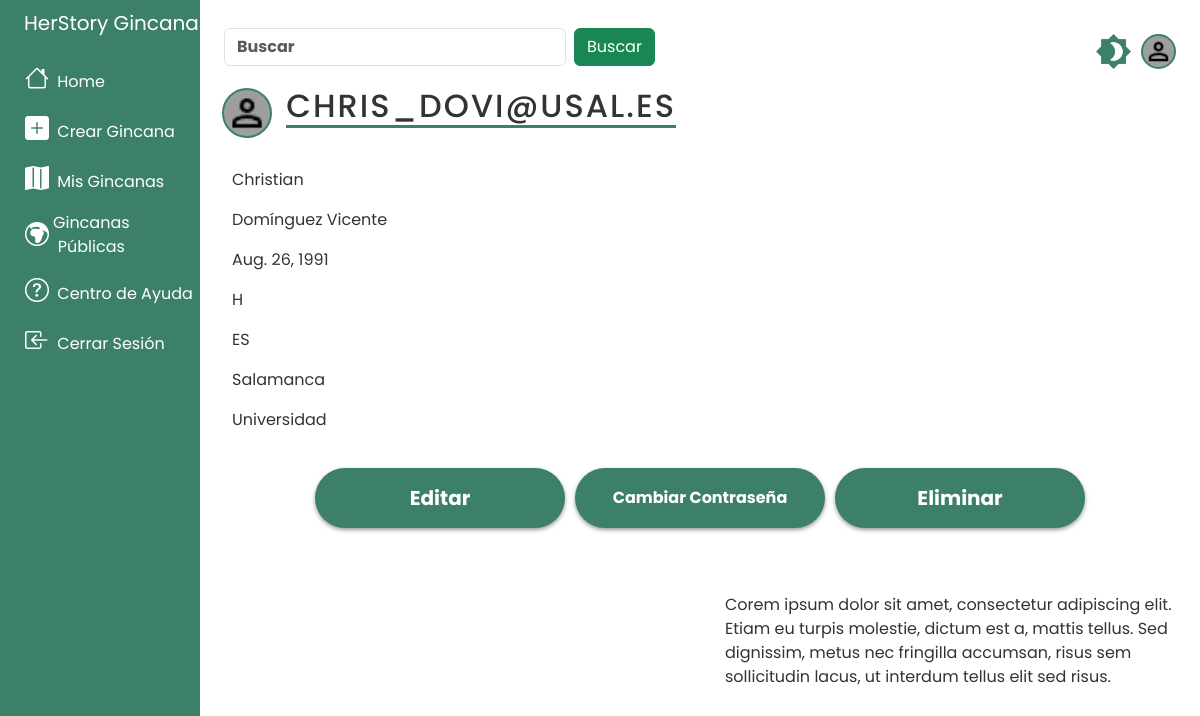
Before: /profesor/chris_dovi@usal.es/ (signed in) with the older database file.
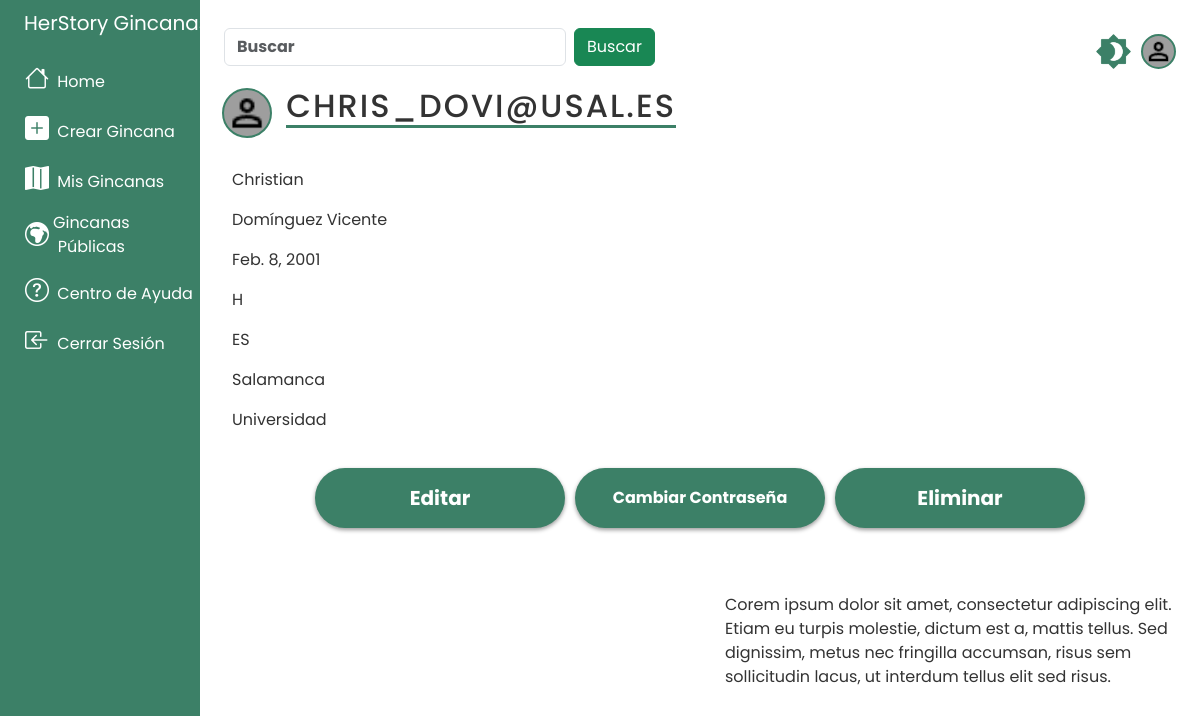
After: the same page with the newer database file.
### tasks/models.py (models this page shows, shortened)
class Profesor(AbstractBaseUser):
    GENDER_CHOICES = (
        ('H', 'Hombre'),
        ('M', 'Mujer'),
        ('O', 'Otro')
    )
    COUNTRY_CHOICES = (
        ("AF", "Afghanistan"),
        ("AX", "Åland Islands"),
        ("AL", "Albania"),
        ("DZ", "Algeria"),
        ("AS", "American Samoa"),
        ("AD", "Andorra"),
        ("AO", "Angola"),
        ("AI", "Anguilla"),
        ("AQ", "Antarctica"),
        ("AG", "Antigua and Barbuda"),
        ("AR", "Argentina"),
        ("AM", "Armenia"),
        ("AW", "Aruba"),
        ("AU", "Australia"),
        ("AT", "Austria"),
        ("AZ", "Azerbaijan"),
        ("BS", "Bahamas"),
        ("BH", "Bahrain"),
        ("BD", "Bangladesh"),
        ("BB", "Barbados"),
        ("BY", "Belarus"),
        ("BE", "Belgium"),
        ("BZ", "Belize"),
        ("BJ", "Benin"),
        ("BM", "Bermuda"),
        ("BT", "Bhutan"),
        ("BO", "Bolivia (Plurinational State of)"),
        ("BQ", "Bonaire, Sint Eustatius and Saba"),
        ("BA", "Bosnia and Herzegovina"),
        ("BW", "Botswana"),
        ("BV", "Bouvet Island"),
        ("BR", "Brazil"),
        ("IO", "British Indian Ocean Territory"),
        ("BN", "Brunei Darussalam"),
        ("BG", "Bulgaria"),
        ("BF", "Burkina Faso"),
        ("BI", "Burundi"),
        ("CV", "Cabo Verde"),
        ("KH", "Cambodia"),
        ("CM", "Cameroon"),
        ("CA", "Canada"),
        ("KY", "Cayman Islands"),
        ("CF", "Central African Republic"),
        ("TD", "Chad"),
        ("CL", "Chile"),
        ("CN", "China"),
        ("CX", "Christmas Island"),
        ("CC", "Cocos (Keeling) Islands"),
        ("CO", "Colombia"),
        ("KM", "Comoros"),
        ("CG", "Congo"),
        ("CD", "Congo (the Democratic Republic of the)"),
        ("CK", "Cook Islands"),
        ("CR", "Costa Rica"),
        ("CI", "Côte d'Ivoire"),
        ("HR", "Croatia"),
        ("CU", "Cuba"),
        ("CW", "Curaçao"),
        ("CY", "Cyprus"),
        ("CZ", "Czechia"),
        ("DK", "Denmark"),
        ("DJ", "Djibouti"),
        ("DM", "Dominica"),
        ("DO", "Dominican Republic"),
        ("EC", "Ecuador"),
        ("EG", "Egypt"),
        ("SV", "El Salvador"),
        ("GQ", "Equatorial Guinea"),
        ("ER", "Eritrea"),
        ("EE", "Estonia"),
        ("SZ", "Eswatini"),
        ("ET", "Ethiopia"),
        ("FK", "Falkland Islands (Malvinas)"),
        ("FO", "Faroe Islands"),
        ("FJ", "Fiji"),
        ("FI", "Finland"),
        ("FR", "France"),
        ("GF", "French Guiana"),
        ("PF", "French Polynesia"),
        ("TF", "French Southern Territories"),
        ("GA", "Gabon"),
        ("GM", "Gambia"),
        ("GE", "Georgia"),
        ("DE", "Germany"),
        ("GH", "Ghana"),
        ("GI", "Gibraltar"),
        ("GR", "Greece"),
        ("GL", "Greenland"),
        ("GD", "Grenada"),
        ("GP", "Guadeloupe"),
        ("GU", "Guam"),
        ("GT", "Guatemala"),
        ("GG", "Guernsey"),
        ("GN", "Guinea"),
        ("GW", "Guinea-Bissau"),
        ("GY", "Guyana"),
        ("HT", "Haiti"),
        ("HM", "Heard Island and McDonald Islands"),
        ("VA", "Holy See"),
        ("HN", "Honduras"),
        ("HK", "Hong Kong"),
        ("HU", "Hungary"),
        ("IS", "Iceland"),
        ("IN", "India"),
        ("ID", "Indonesia"),
        ("IR", "Iran (Islamic Republic of)"),
        ("IQ", "Iraq"),
        ("IE", "Ireland"),
        ("IM", "Isle of Man"),
        ("IL", "Israel"),
        ("IT", "Italy"),
        ("JM", "Jamaica"),
        ("JP", "Japan"),
        ("JE", "Jersey"),
        ("JO", "Jordan"),
        ("KZ", "Kazakhstan"),
        ("KE", "Kenya"),
        ("KI", "Kiribati"),
        ("KP", "Korea (the Democratic People's Republic of)"),
        ("KR", "Korea (the Republic of)"),
        ("KW", "Kuwait"),
        ("KG", "Kyrgyzstan"),
        ("LA", "Lao People's Democratic Republic"),
        ("LV", "Latvia"),
        ("LB", "Lebanon"),
        ("LS", "Lesotho"),
        ("LR", "Liberia"),
        ("LY", "Libya"),
        ("LI", "Liechtenstein"),
        ("LT", "Lithuania"),
        ("LU", "Luxembourg"),
        ("MO", "Macao"),
        ("MG", "Madagascar"),
        ("MW", "Malawi"),
        ("MY", "Malaysia"),
        ("MV", "Maldives"),
        ("ML", "Mali"),
        ("MT", "Malta"),
        ("MH", "Marshall Islands"),
        ("MQ", "Martinique"),
        ("MR", "Mauritania"),
        ("MU", "Mauritius"),
        ("YT", "Mayotte"),
        ("MX", "Mexico"),
        ("FM", "Micronesia (Federated States of)"),
        ("MD", "Moldova (the Republic of)"),
        ("MC", "Monaco"),
        ("MN", "Mongolia"),
        ("ME", "Montenegro"),
        ("MS", "Montserrat"),
        ("MA", "Morocco"),
        ("MZ", "Mozambique"),
        ("MM", "Myanmar"),
        ("NA", "Namibia"),
        ("NR", "Nauru"),
        ("NP", "Nepal"),
        ("NL", "Netherlands"),
        ("NC", "New Caledonia"),
        ("NZ", "New Zealand"),
        ("NI", "Nicaragua"),
        ("NE", "Niger"),
        ("NG", "Nigeria"),
        ("NU", "Niue"),
        ("NF", "Norfolk Island"),
        ("MK", "North Macedonia"),
        ("MP", "Northern Mariana Islands"),
        ("NO", "Norway"),
        ("OM", "Oman"),
        ("PK", "Pakistan"),
        ("PW", "Palau"),
        ("PS", "Palestine, State of"),
        ("PA", "Panama"),
        ("PG", "Papua New Guinea"),
        ("PY", "Paraguay"),
        ("PE", "Peru"),
        ("PH", "Philippines"),
        ("PN", "Pitcairn"),
        ("PL", "Poland"),
        ("PT", "Portugal"),
        ("PR", "Puerto Rico"),
        ("QA", "Qatar"),
        ("RE", "Réunion"),
        ("RO", "Romania"),
        ("RU", "Russian Federation"),
        ("RW", "Rwanda"),
        ("BL", "Saint Barthélemy"),
        ("SH", "Saint Helena, Ascension and Tristan da Cunha"),
        ("KN", "Saint Kitts and Nevis"),
        ("LC", "Saint Lucia"),
        ("MF", "Saint Martin (French part)"),
        ("PM", "Saint Pierre and Miquelon"),
        ("VC", "Saint Vincent and the Grenadines"),
        ("WS", "Samoa"),
        ("SM", "San Marino"),
        ("ST", "Sao Tome and Principe"),
        ("SA", "Saudi Arabia"),
        ("SN", "Senegal"),
        ("RS", "Serbia"),
        ("SC", "Seychelles"),
        ("SL", "Sierra Leone"),
        ("SG", "Singapore"),
        ("SX", "Sint Maarten (Dutch part)"),
        ("SK", "Slovakia"),
        ("SI", "Slovenia"),
        ("SB", "Solomon Islands"),
        ("SO", "Somalia"),
        ("ZA", "South Africa"),
        ("GS", "South Georgia and the South Sandwich Islands"),
        ("SS", "South Sudan"),
        ("ES", "Spain"),
        ("LK", "Sri Lanka"),
        ("SD", "Sudan"),
        ("SR", "Suriname"),
        ("SJ", "Svalbard and Jan Mayen"),
        ("SE", "Sweden"),
        ("CH", "Switzerland"),
        ("SY", "Syrian Arab Republic"),
        ("TW", "Taiwan (Province of China)"),
        ("TJ", "Tajikistan"),
        ("TZ", "Tanzania, the United Republic of"),
        ("TH", "Thailand"),
        ("TL", "Timor-Leste"),
        ("TG", "Togo"),
        ("TK", "Tokelau"),
        ("TO", "Tonga"),
        ("TT", "Trinidad and Tobago"),
        ("TN", "Tunisia"),
        ("TR", "Türkiye"),
        ("TM", "Turkmenistan"),
        ("TC", "Turks and Caicos Islands"),
        ("TV", "Tuvalu"),
        ("UG", "Uganda"),
        ("UA", "Ukraine"),
        ("AE", "United Arab Emirates"),
        ("GB", "United Kingdom of Great Britain and Northern Ireland"),
        ("UM", "United States Minor Outlying Islands"),
        ("US", "United States of America"),
        ("UY", "Uruguay"),
        ("UZ", "Uzbekistan"),
        ("VU", "Vanuatu"),
        ("VE", "Venezuela (Bolivarian Republic of)"),
        ("VN", "Viet Nam"),
        ("VG", "Virgin Islands (British)"),
        ("VI", "Virgin Islands (U.S.)"),
        ("WF", "Wallis and Futuna"),
        ("EH", "Western Sahara"),
        ("YE", "Yemen"),
        ("ZM", "Zambia"),
        ("ZW", "Zimbabwe"),
    )
    email = models.EmailField("Correo Electrónico", unique = True, max_length=254, primary_key=True)
    nombre = models.CharField("Nombre" ,max_length=200, null=True, blank=False)
    apellidos = models.CharField("Apellidos", max_length=200, null=True, blank=False)
    imagen = models.ImageField("Imagen de Perfil", default="usuario.png", upload_to='', null=True, blank=True)
    usuario_activo = models.BooleanField(default = True)
    usuario_administrador = models.BooleanField(default=False)
    usuario_verificado = models.BooleanField(default=False)
    fecha_nacimiento = models.DateField('Fecha de nacimiento', null=True, blank=False)
    genero = models.CharField("Género", max_length=1 , choices=GENDER_CHOICES, default='H', null=True)
    pais = models.CharField("País", max_length=2 , choices=COUNTRY_CHOICES, null=True)
    ciudad = models.CharField("Ciudad", max_length=200, null=True, blank=True)
    organizacion = models.CharField("Organizacion", max_length=200, null=True, blank=False)
    objects = Usuario()
    USERNAME_FIELD = 'email'
    REQUIRED_FIELDS = ['nombre', 'apellidos', 'fecha_nacimiento', 'genero', 'pais', 'ciudad', 'organizacion']

### tasks/views.py (the view, shortened to what this page needs)
# urls.py: path('profesor/<str:email_id>/', views.profesor, name='profesor'),
@login_required
def profesor(request, email_id):
    profesores = Profesor.objects.filter(email=request.user.email)
    dark_mode_cookie = request.COOKIES.get('darkModeEnabled')
    dark_mode_enabled = dark_mode_cookie if dark_mode_cookie is not None else False
    if request.method == 'GET':
        profesor = get_object_or_404(Profesor, pk=email_id, email=request.user.email)
        return render(request, 'profesor.html', {'profesor': profesor, 'profesores': profesores, 'darkModeEnabled': dark_mode_enabled})

### tasks/templates/profesor.html (shortened to what this page needs)
{% extends 'base.html' %}
{% block content %}
{% load static %}
<div class="container-in">
    <img width="50" height="50" class="profile-pic rounded-circle" style="background-color: #9E9E9E;border: 2px solid #3C8067; padding: 1px;" src="{{profesor.imagen.url}}" >
    <h1 class="titulo">{{profesor.email}}</h1>
    <div class="container-in">
        <p>{{profesor.nombre}}</p>
        <p>{{profesor.apellidos}}</p>
        <p>{{profesor.fecha_nacimiento}}</p>
        <p>{{profesor.genero}}</p>
        <p>{{profesor.pais}}</p>
        <p>{{profesor.ciudad}}</p>
        <p>{{profesor.organizacion}}</p>
    </div>
    <div style="display: flex; justify-content: center; align-items: center;">
        <div class="input-registro">
        <form method="POST" enctype="multipart/form-data">
            <button class="btn-signin">
                Editar
            </button>
        </form>
        <form action="{% url 'verificacion_password2' profesor.email %}" method="POST">
            <button class="btn-pass">
                Cambiar Contraseña
            </button>
        </form>
        <button class="btn-signin" style="margin-left: 0px; margin-right: 0px;" onclick="abrir_modal_confirmacion_cuenta('{% url 'profesor_confirmacion_cuenta' profesor.email %}')" data-toggle="modal" data-target="#confirmacion_cuenta">
            Eliminar
        </button>
    </div>
</div>
<footer class="footer">
    <div class="footer-group">
        <div class="footer-box">
        </div>
        <div class="footer-box">
            <p>
                Corem ipsum dolor sit amet, consectetur adipiscing elit.
                Etiam eu turpis molestie, dictum est a, mattis tellus.
                Sed dignissim, metus nec fringilla accumsan, risus sem sollicitudin lacus, ut interdum tellus elit sed risus.
            </p>
        </div>
    </div>
</div>
{% endblock %}

### tasks/templates/base.html (shortened to what the changed rows need)
<!DOCTYPE html>
{% load static %}
<html lang="es">
<head>
    <link rel="stylesheet" href="{% static 'scss/custom.css' %}">
    <link id="modo" rel="stylesheet" href="{% static 'scss/modo_claro.css' %}">
    <link href="https://cdn.jsdelivr.net/npm/bootstrap@5.3.3/dist/css/bootstrap.min.css" rel="stylesheet">
    <link rel="stylesheet" href="https://cdn.jsdelivr.net/npm/bootstrap-icons@1.11.3/font/bootstrap-icons.min.css">
    <link rel="stylesheet" href="https://unpkg.com/leaflet@1.9.4/dist/leaflet.css" />
</head>
<body>
    <div class="container-fluid">
        <div class="row flex-nowrap">
            <div class="col py-3">
                {% if user.is_authenticated %}
                <nav class="navbar sticky-top navegador">
                    <div class="container-fluid">
                        <div class="barra">
                            {% for profesor in profesores %}
                                <button id="dark-mode-toggle" style="border: none; background-color: transparent;">
                                    <img id="dark-mode-image" width="35" height="35" class="rounded-circle" src="{% static 'media/Modo_oscuro.png' %}" >
                                </button>
                                <a href="{% url 'profesor' profesor.email %}" class="d-flex align-items-center text-white text-decoration-none">
                                    <img width="35" height="35" class="rounded-circle" style="background-color: #9E9E9E;border: 2px solid #3C8067; padding: 1px;" src="{{profesor.imagen.url}}" >
                                </a>
                            {% endfor %}
                        </div>
                    </div>
                </nav>
                {% endif %}
                {% block content %}
                {% endblock %}
            </div>
        </div>
    </div>
</body>
</html>

Changed rows visible on the page:
changed Profesor "CHRIS_DOVI@USAL.ES": fecha_nacimiento "Aug. 26, 1991" → "Feb. 8, 2001"
